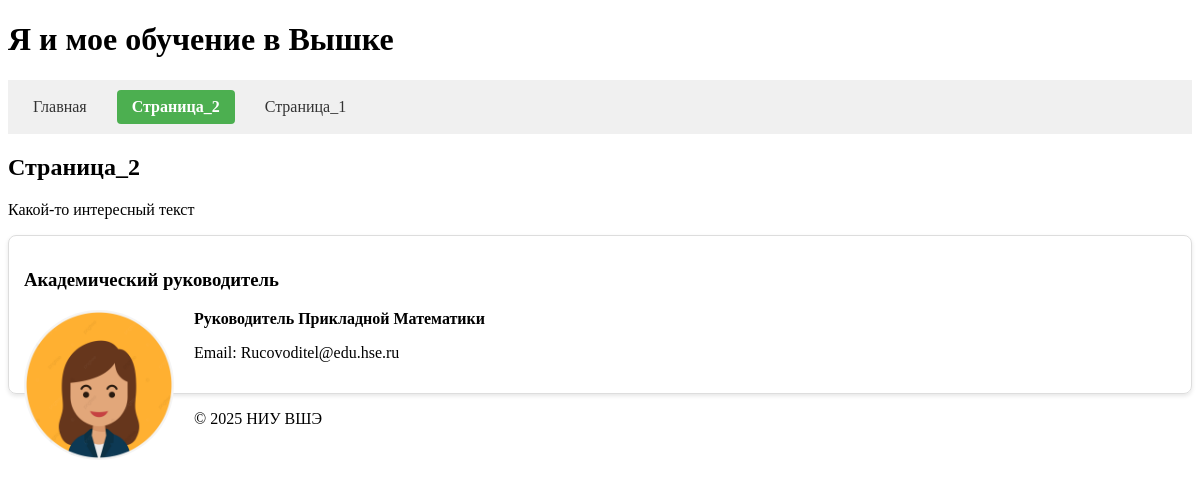
Screenshot of /stranica_2/ with the database file from the repository.
### core/models.py (models this page shows, shortened)
class Page(models.Model):
    title = models.CharField("Заголовок", max_length=100)
    slug = models.SlugField("URL", unique=True)
    nav_title = models.CharField("Название в меню", max_length=30)
    priority = models.IntegerField("Приоритет", default=0)
    content = models.TextField("Контент")
    show_in_nav = models.BooleanField("Показывать в меню", default=True)
    class Meta:
        ordering = ['priority']
        verbose_name = "Страница"
        verbose_name_plural = "Страницы"

class Person(models.Model):
    ROLE_CHOICES = [
        ('me', 'Я'),
        ('leader', 'Руководитель'),
        ('manager', 'Менеджер'),
        ('classmate', 'Сокурсник'),
    ]
    page = models.ForeignKey(Page, on_delete=models.CASCADE)
    role = models.CharField("Роль", max_length=10, choices=ROLE_CHOICES)
    full_name = models.CharField("ФИО", max_length=100)
    photo = models.ImageField("Фото", upload_to='photos/')
    email = models.EmailField("Email")
    phone = models.CharField("Телефон", max_length=20, blank=True)
    resume = models.FileField("Резюме", upload_to='resumes/', blank=True)
    description = models.TextField("Описание", blank=True)
    class Meta:
        verbose_name = "Персона"
        verbose_name_plural = "Персоны"

### core/views.py (the view)
# urls.py: path('<slug:slug>/', page_detail, name='page_detail'),
def page_detail(request, slug):
    page = get_object_or_404(Page, slug=slug)
    nav_pages = Page.objects.filter(show_in_nav=True).order_by('priority')
    return render(request, 'core/page_detail.html', {
        'page': page,
        'nav_pages': nav_pages,
        'current_slug': slug,  # Добавлено
        'me': page.person_set.filter(role='me').first(),
        'leader': page.person_set.filter(role='leader').first(),
        'managers': page.person_set.filter(role='manager'),
        'classmates': page.person_set.filter(role='classmate')
    })

### core/templates/core/page_detail.html (shortened to what this page needs)
{% extends 'core/base.html' %}
{% block content %}
    <h2>{{ page.title }}</h2>
    <div>{{ page.content|linebreaks }}</div>
    {% if leader %}
        <div class="person-card">
            <h3>Академический руководитель</h3>
            <img class="person-img" src="{{ leader.photo.url }}" alt="{{ leader.full_name }}">
            <p><strong>{{ leader.full_name }}</strong></p>
            <p>Email: {{ leader.email }}</p>
        </div>
    {% endif %}
{% endblock %}

### core/templates/core/base.html (shortened to what this page needs)
<!DOCTYPE html>
<html lang="ru">
<head>
</head>
<body>
    <header>
        <h1>Я и мое обучение в Вышке</h1>
        <nav>
            {% for nav_page in nav_pages %}
                <a class="nav-item {% if nav_page.slug == current_slug %}active{% endif %}"
                   href="{% url 'core:page_detail' nav_page.slug %}">
                    {{ nav_page.nav_title }}
                </a>
            {% endfor %}
        </nav>
    </header>
    <main>
        {% block content %}{% endblock %}
    </main>
    <footer>
        <p>&copy; {% now "Y" %} НИУ ВШЭ</p>
    </footer>
</body>
</html>

### core/templates/core/base.html (style rules this page uses)
nav { background: #f0f0f0; padding: 10px; display: flex; gap: 15px; }
.nav-item { padding: 8px 15px; border-radius: 4px; text-decoration: none; color: #333; transition: all 0.3s ease; }
.nav-item.active { background-color: #4CAF50; color: white; font-weight: bold; }
.person-card { border: 1px solid #ddd; padding: 15px; margin: 10px 0; border-radius: 8px; box-shadow: 0 2px 4px rgba(0,0,0,0.1); }
.person-img { max-width: 150px; border-radius: 50%; margin-right: 20px; float: left; }

### rows the page displays
Page: nav_title "Главная"
Page: nav_title "Страница_2", title "Страница_2", content "Какой-то интересный текст"
Page: nav_title "Страница_1"
Person: photo (picture), full_name "Руководитель Прикладной Математики", email "Rucovoditel@edu.hse.ru"
